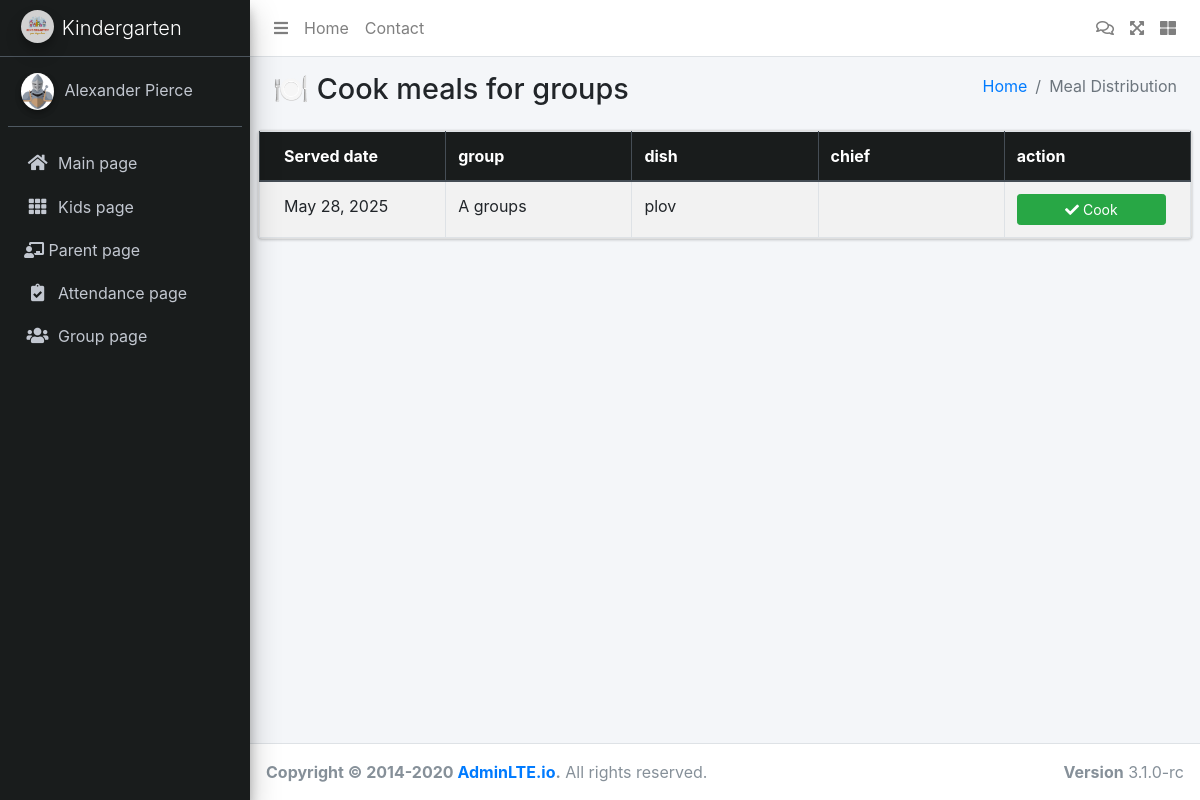
/product/cookMealView/ (signed in), run on the app's committed database.
### food/models.py (models this page shows, shortened)
class MealDistribution(models.Model):
    DATE_TIME_CHOICE = (
        (1, 'breakfast'),
        (2, 'lunch'),
        (3, 'dinner'),
    )
    meal = models.ForeignKey(Meal, on_delete=models.CASCADE)
    served_by = models.ForeignKey(Caretaker, on_delete=models.CASCADE)
    served_date = models.IntegerField(choices=DATE_TIME_CHOICE)
    group = models.ForeignKey(Group, on_delete=models.CASCADE)
    served_day = models.DateTimeField()
    notes = models.TextField(blank=True, null=True)

class Meal(models.Model):
    name = models.CharField(max_length=100)
    timestamp = models.DateTimeField(auto_now=True)
    estimate_portion = models.FloatField(null=False)
    cooked_by = models.ForeignKey(Caretaker, on_delete=models.CASCADE)
    ingredients = models.ManyToManyField(Ingredient)
    required_grams = models.FloatField(null=True, blank=True)

### group/models.py (models this page shows, shortened)
class Group(models.Model):
    group_name = models.CharField(max_length=50)
    caretakers = models.ForeignKey(Caretaker, on_delete=models.CASCADE)
    room = models.DecimalField(max_digits=5, decimal_places=2)
    total_quantity = models.IntegerField(default=0)
    created_at = models.DateTimeField(auto_now=True)

### food/views.py (the view)
# urls.py: path('cookMealView/', cook_meal_view, name='cookMealView'),
def cook_meal_view(request):
    distributions = MealDistribution.objects.select_related('meal', 'group')
    if not can_access_caretaker and can_access_chief(request.user):
        return render(request, 'kids.html', )
    if request.method == 'POST':
        dist_id = request.POST.get('distribution_id')
        result = cook_meal_with_inventory(dist_id)
        messages.info(request, result)
        return redirect('cookMealView')
    ctx = {
        'distributions': distributions,
        'user_role': request.user.role,
    }
    return render(request, 'cook_meals.html', ctx)

### templates/cook_meals.html (shortened to what this page needs)
{% extends 'base.html' %}
{% load static %}
{% load widget_tweaks %}
{% block content %}
<div class="wrapper">
    <nav class="main-header navbar navbar-expand navbar-white navbar-light">
        <ul class="navbar-nav">
            <li class="nav-item">
                <a class="nav-link" data-widget="pushmenu" href="#" role="button"><i class="fas fa-bars"></i></a>
            </li>
            <li class="nav-item d-none d-sm-inline-block">
                <a href="index3.html" class="nav-link">Home</a>
            </li>
            <li class="nav-item d-none d-sm-inline-block">
                <a href="#" class="nav-link">Contact</a>
            </li>
        </ul>
        <ul class="navbar-nav ml-auto">
            <a class="nav-link" href="{% url 'check_inventory_and_alert' %}">
                <i class="far fa-comments"></i>
            </a>
            <li class="nav-item">
                <a class="nav-link" data-widget="fullscreen" href="#" role="button">
                    <i class="fas fa-expand-arrows-alt"></i>
                </a>
            </li>
            <li class="nav-item">
                <a class="nav-link" data-widget="control-sidebar" data-slide="true" href="#" role="button">
                    <i class="fas fa-th-large"></i>
                </a>
            </li>
        </ul>
    </nav>
    <aside class="main-sidebar sidebar-dark-primary elevation-4" style="background: #191c1c">
        <a href="../../index3.html" class="brand-link">
            <img src="{% static 'img/logo-template-for-children-s-business-kindergarten-school-training-vector.jpg' %}"
                 alt="AdminLTE Logo"
                 class="brand-image img-circle elevation-3" style="opacity: .8">
            <span class="brand-text font-weight-light">Kindergarten</span>
        </a>
        <div class="sidebar">
            <div class="user-panel mt-3 pb-3 mb-3 d-flex">
                <div class="image">
                    <img src="{% static 'img/medieval-knight-armor_1308-174955.avif' %}" class="img-circle elevation-2"
                         alt="User Image">
                </div>
                <div class="info">
                    <a href="#" class="d-block">Alexander Pierce</a>
                </div>
            </div>
            <nav class="mt-2">
                <ul class="nav nav-pills nav-sidebar flex-column" data-widget="treeview" role="menu"
                    data-accordion="false">
                    <li class="nav-item">
                        <a href="{% url 'index' %}" class="nav-link">
                            <i class="nav-icon fas fa-home"></i>
                            <p>Main page</p>
                        </a>
                    </li>
                    {% if user_role == 'caretaker' or user_role == 'admin' %}
                    <li class="nav-item">
                        <a href="{% url 'kids_page' %}" class="nav-link">
                            <i class="nav-icon fas fa-th"></i>
                            <p>
                                Kids page
                            </p>
                        </a>
                    </li>
                    <li class="nav-item">
                        <a href="{% url 'parent_page' %}" class="nav-link">
                            <i class="fas fa-chalkboard-teacher"></i>
                            <p>
                                Parent page
                            </p>
                        </a>
                    </li>
                    <li class="nav-item">
                        <a href="{% url 'attendance_page' %}" class="nav-link">
                            <i class="nav-icon fas 	fa-clipboard-check"></i>
                            <p>
                                Attendance page
                            </p>
                        </a>
                    </li>
                    <li class="nav-item">
                        <a href="{% url 'group_data_page' %}" class="nav-link">
                            <i class="nav-icon fas fa-users"></i>
                            <p>
                                Group page
                            </p>
                        </a>
                    </li>
                    {% endif %}
                </ul>
            </nav>
        </div>
    </aside>
    <div class="content-wrapper">
        <section class="content-header">
            <div class="container-fluid">
                <div class="row mb-2">
                    <div class="col-sm-6">
                        <h1>🍽️ Cook meals for groups</h1>
                    </div>
                    <div class="col-sm-6">
                        <ol class="breadcrumb float-sm-right">
                            <li class="breadcrumb-item"><a href="#">Home</a></li>
                            <li class="breadcrumb-item active">Meal Distribution</li>
                        </ol>
                    </div>
                </div>
            </div>
        </section>
        <section class="content">
            <div class="card">
                <div class="card-body p-0">
                    <table class="table table-bordered table-striped">
                        <thead class="thead-dark">
                        <tr>
                            <th style="width: 20%; background: #191c1c">Served date</th>
                            <th style="width: 20%; background: #191c1c">group</th>
                            <th style="width: 20%; background: #191c1c">dish</th>
                            <th style="width: 20%; background: #191c1c">chief</th>
                            <th style="width: 20%; background: #191c1c">action</th>
                        </tr>
                        </thead>
                        <tbody>
                        {% for dist in distributions %}
                        <tr>
                            <td>{{ dist.served_day.date }}</td>
                            <td>{{ dist.group.group_name }}</td>
                            <td>{{ dist.meal.name }}</td>
                            <td>{{ dist.served_by.name }}</td>
                            <td>
                                <form method="post" style="display:inline;">
                                    <button type="submit" class="btn btn-success btn-sm w-100">
                                        <i class="fas fa-check"></i> Cook
                                    </button>
                                </form>
                            </td>
                        </tr>
                        {% endfor %}
                        </tbody>
                    </table>
                </div>
            </div>
        </section>
    </div>
    <footer class="main-footer">
        <div class="float-right d-none d-sm-block">
            <b>Version</b> 3.1.0-rc
        </div>
        <strong>Copyright &copy; 2014-2020 <a href="https://adminlte.io ">AdminLTE.io</a>.</strong> All rights reserved.
    </footer>
</div>
{% endblock content %}

### data on the page
MealDistribution: served_day "May 28, 2025", group.group_name "A groups", meal.name "plov"
